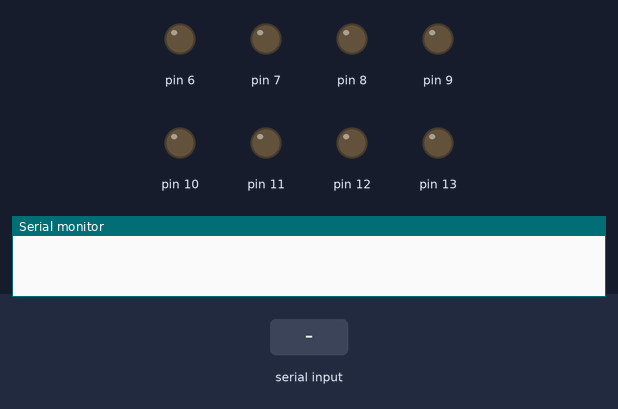
Bench run of a sketch on a simulated Arduino Uno, built with avr-gcc and run on an emulated ATmega328P. On the bench: output pins drawn as LEDs (lit = HIGH), the last lines printed to the serial monitor. Inputs (shaded band) come from the test bench.

Above: at 1.2 s.
1.3 s: "F\n" received over Serial
At 2.5 s:
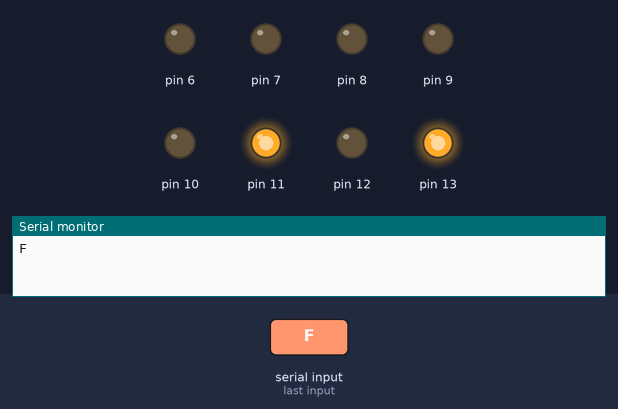
2.8 s: byte 66 ('B') received over Serial
At 3.7 s:
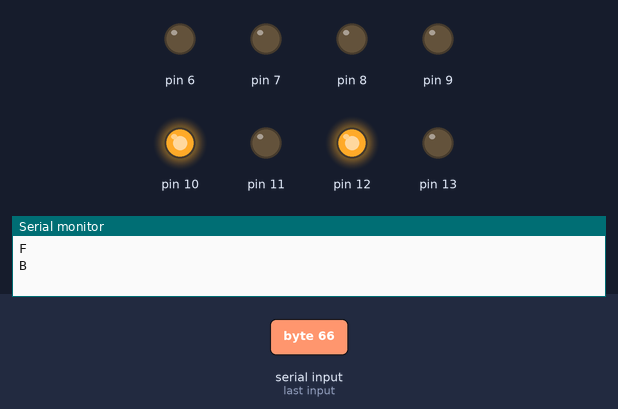
4.3 s: byte 82 ('R') received over Serial
At 5.2 s:
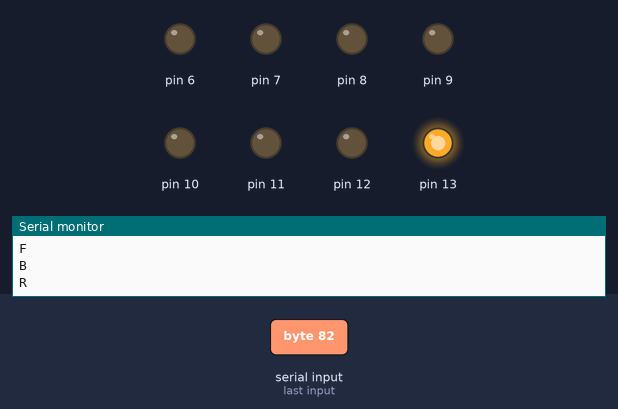
6.3 s: byte 76 ('L') received over Serial
At 7.9 s:
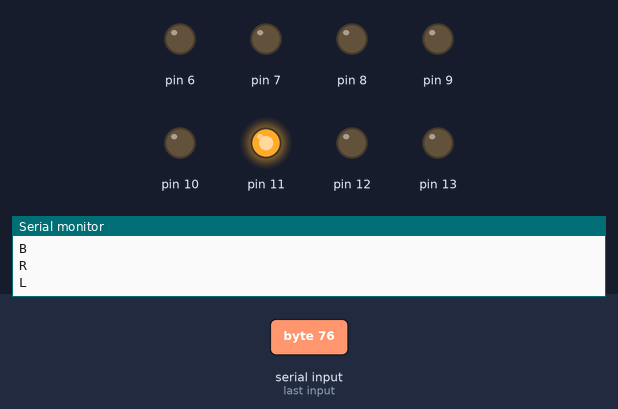
8.3 s: byte 85 ('U') received over Serial
At 9.1 s:
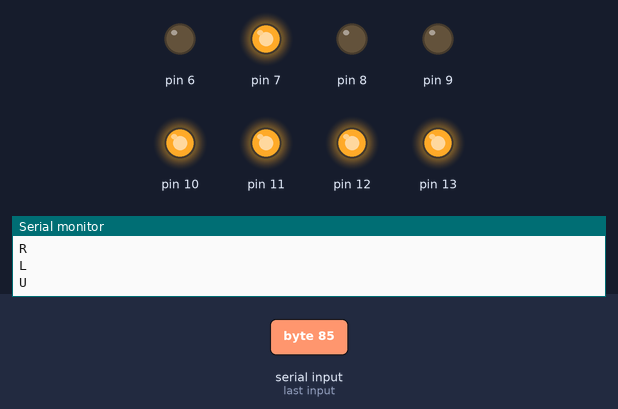
9.8 s: byte 87 ('W') received over Serial
At 10.2 s:
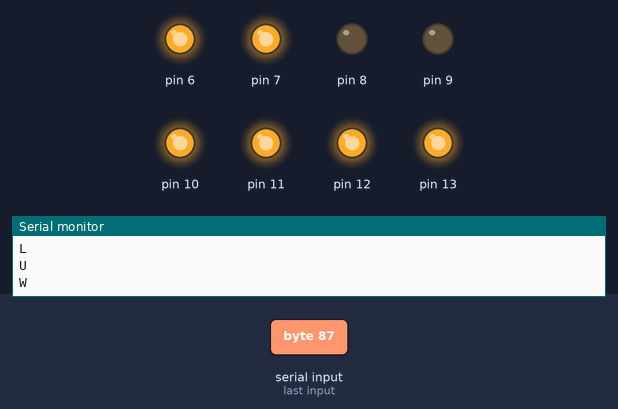
Timing chart, 0 to 12.3 s (numbered marks = the images above; inputs shaded):
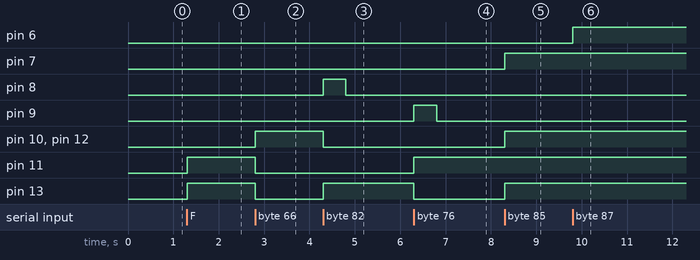

Measured:
- after the input at 1.3 s, pin 11, pin 13: LOW → HIGH at once
- after the input at 2.8 s, pin 10, pin 12: LOW → HIGH at once; pin 11, pin 13: HIGH → LOW at once
- after the input at 4.3 s, pin 8: LOW → HIGH at once, → LOW 0.50 s later; pin 10, pin 12: HIGH → LOW at once; pin 13: LOW → HIGH at once
- after the input at 6.3 s, pin 9: LOW → HIGH at once, → LOW 0.50 s later; pin 11: LOW → HIGH at once; pin 13: HIGH → LOW at once
- after the input at 8.3 s, pin 7, pin 10, pin 12, pin 13: LOW → HIGH at once
- after the input at 9.8 s, pin 6: LOW → HIGH at once

The sketch:

robot_bluetooth.ino
```cpp
char data = 0;
void setup()
{
  Serial.begin(9600);
  pinMode(13, OUTPUT);
  pinMode(12, OUTPUT);
  pinMode(11, OUTPUT);
  pinMode(10, OUTPUT);
  pinMode(9, OUTPUT);
  pinMode(8, OUTPUT);
  pinMode(7, OUTPUT);
  pinMode(6, OUTPUT);
}
void blinking(int pinNo ){
  digitalWrite(pinNo,HIGH);
  delay(500);
  digitalWrite(pinNo,LOW);
  delay(500);
}
void loop()
{
  if(Serial.available() > 0)
  {
    data = Serial.read();
    Serial.print(data);
    Serial.print("\n");
    if(data == 'F'){
      digitalWrite(13, HIGH);
      digitalWrite(12, LOW);
      digitalWrite(11, HIGH);
      digitalWrite(10, LOW);
    }
    else if(data == 'B') {
      digitalWrite(13, LOW);
      digitalWrite(12, HIGH);
      digitalWrite(11, LOW);
      digitalWrite(10, HIGH);
    }
    else if(data == 'R') {
      digitalWrite(13, HIGH);
      digitalWrite(12, LOW);
      digitalWrite(11, LOW);
      digitalWrite(10, LOW);
      blinking(8);
    }
    else if(data == 'L') {
      digitalWrite(13, LOW);
      digitalWrite(12, LOW);
      digitalWrite(11, HIGH);
      digitalWrite(10, LOW);
      blinking(9);
    }
    else if(data == 'U') {
      digitalWrite(13, HIGH);
      digitalWrite(12, HIGH);
      digitalWrite(11, HIGH);
      digitalWrite(10, HIGH);
      digitalWrite(7, HIGH);

    }
    else if(data == 'u') {
      digitalWrite(13, LOW);
      digitalWrite(12, LOW);
      digitalWrite(11, LOW);
      digitalWrite(10, LOW);
      digitalWrite(7, LOW);

    }
    else if(data == 'W') {
      digitalWrite(6, HIGH);

    }
    else if(data == 'w') {
      digitalWrite(6, LOW);

    }


  }
}
```
